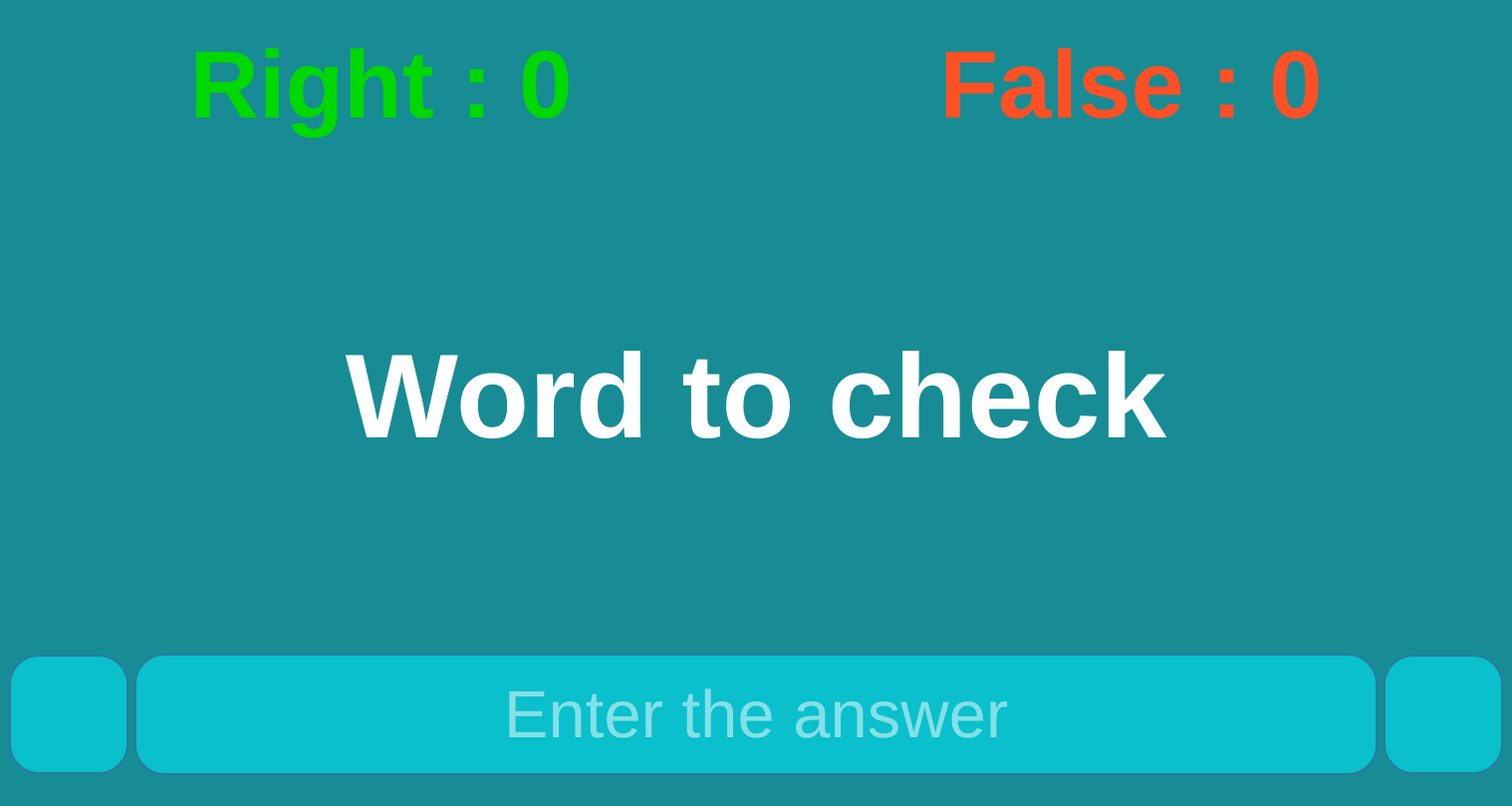
<?xml version="1.0" encoding="UTF-8"?>
<ui version="4.0">
 <class>MainWindow</class>
 <widget class="QMainWindow" name="MainWindow">
  <property name="geometry">
   <rect>
    <x>0</x>
    <y>0</y>
    <width>1518</width>
    <height>809</height>
   </rect>
  </property>
  <property name="windowTitle">
   <string>MainWindow</string>
  </property>
  <property name="styleSheet">
   <string notr="true">QWidget{
	background: #178c94;
}
QLabel{
	color: rgb(255, 255, 255);
}
QLineEdit { 
	background: #09C0CC ; 
	color: white;
	border : 2px solid #297BA0;
	border-radius: 30px;    
}

QPushButton { 
	background: #09C0CC ; 
	color: white;
	border : 2px solid #297BA0;
	border-radius: 30px;    
}</string>
  </property>
  <widget class="QWidget" name="centralwidget">
   <layout class="QHBoxLayout" name="horizontalLayout">
    <item>
     <layout class="QGridLayout" name="gridLayout">
      <property name="sizeConstraint">
       <enum>QLayout::SetDefaultConstraint</enum>
      </property>
      <property name="verticalSpacing">
       <number>6</number>
      </property>
      <item row="2" column="3">
       <widget class="QPushButton" name="pushButton">
        <property name="sizePolicy">
         <sizepolicy hsizetype="Fixed" vsizetype="Fixed">
          <horstretch>0</horstretch>
          <verstretch>0</verstretch>
         </sizepolicy>
        </property>
        <property name="minimumSize">
         <size>
          <width>120</width>
          <height>120</height>
         </size>
        </property>
        <property name="text">
         <string/>
        </property>
        <property name="icon">
         <iconset>
          <normaloff>whiteangle.png</normaloff>whiteangle.png</iconset>
        </property>
        <property name="iconSize">
         <size>
          <width>50</width>
          <height>50</height>
         </size>
        </property>
       </widget>
      </item>
      <item row="2" column="0">
       <widget class="QPushButton" name="pushButton_2">
        <property name="sizePolicy">
         <sizepolicy hsizetype="Fixed" vsizetype="Fixed">
          <horstretch>0</horstretch>
          <verstretch>0</verstretch>
         </sizepolicy>
        </property>
        <property name="minimumSize">
         <size>
          <width>120</width>
          <height>120</height>
         </size>
        </property>
        <property name="text">
         <string/>
        </property>
        <property name="icon">
         <iconset>
          <normaloff>question.png</normaloff>question.png</iconset>
        </property>
        <property name="iconSize">
         <size>
          <width>50</width>
          <height>70</height>
         </size>
        </property>
       </widget>
      </item>
      <item row="1" column="0" colspan="4">
       <widget class="QLabel" name="wordshow">
        <property name="sizePolicy">
         <sizepolicy hsizetype="Minimum" vsizetype="Minimum">
          <horstretch>0</horstretch>
          <verstretch>0</verstretch>
         </sizepolicy>
        </property>
        <property name="font">
         <font>
          <family>Arial</family>
          <pointsize>90</pointsize>
          <weight>75</weight>
          <italic>false</italic>
          <bold>true</bold>
          <underline>false</underline>
          <strikeout>false</strikeout>
          <kerning>true</kerning>
         </font>
        </property>
        <property name="text">
         <string>Word to check</string>
        </property>
        <property name="alignment">
         <set>Qt::AlignCenter</set>
        </property>
        <property name="margin">
         <number>0</number>
        </property>
       </widget>
      </item>
      <item row="2" column="1" colspan="2">
       <widget class="QLineEdit" name="wordinput">
        <property name="font">
         <font>
          <family>Arial</family>
          <pointsize>50</pointsize>
         </font>
        </property>
        <property name="cursor">
         <cursorShape>IBeamCursor</cursorShape>
        </property>
        <property name="layoutDirection">
         <enum>Qt::LeftToRight</enum>
        </property>
        <property name="styleSheet">
         <string notr="true">padding: 20 px;</string>
        </property>
        <property name="alignment">
         <set>Qt::AlignCenter</set>
        </property>
        <property name="placeholderText">
         <string>Enter the answer</string>
        </property>
       </widget>
      </item>
      <item row="0" column="2" colspan="2">
       <widget class="QLabel" name="false_ans">
        <property name="sizePolicy">
         <sizepolicy hsizetype="Expanding" vsizetype="Fixed">
          <horstretch>0</horstretch>
          <verstretch>0</verstretch>
         </sizepolicy>
        </property>
        <property name="minimumSize">
         <size>
          <width>0</width>
          <height>130</height>
         </size>
        </property>
        <property name="font">
         <font>
          <family>Arial</family>
          <pointsize>72</pointsize>
          <weight>75</weight>
          <bold>true</bold>
         </font>
        </property>
        <property name="styleSheet">
         <string notr="true">color: rgb(255, 80, 37)
</string>
        </property>
        <property name="text">
         <string>False : 0</string>
        </property>
        <property name="alignment">
         <set>Qt::AlignBottom|Qt::AlignHCenter</set>
        </property>
       </widget>
      </item>
      <item row="0" column="0" colspan="2">
       <widget class="QLabel" name="right_ans">
        <property name="sizePolicy">
         <sizepolicy hsizetype="Expanding" vsizetype="Fixed">
          <horstretch>0</horstretch>
          <verstretch>0</verstretch>
         </sizepolicy>
        </property>
        <property name="minimumSize">
         <size>
          <width>0</width>
          <height>130</height>
         </size>
        </property>
        <property name="font">
         <font>
          <family>Arial</family>
          <pointsize>72</pointsize>
          <weight>75</weight>
          <bold>true</bold>
         </font>
        </property>
        <property name="layoutDirection">
         <enum>Qt::LeftToRight</enum>
        </property>
        <property name="styleSheet">
         <string notr="true">color: rgb(0, 216, 0);</string>
        </property>
        <property name="text">
         <string>Right : 0</string>
        </property>
        <property name="alignment">
         <set>Qt::AlignBottom|Qt::AlignHCenter</set>
        </property>
       </widget>
      </item>
     </layout>
    </item>
   </layout>
  </widget>
  <widget class="QMenuBar" name="menubar">
   <property name="geometry">
    <rect>
     <x>0</x>
     <y>0</y>
     <width>1518</width>
     <height>21</height>
    </rect>
   </property>
  </widget>
  <widget class="QStatusBar" name="statusbar"/>
 </widget>
 <resources/>
 <connections/>
</ui>
